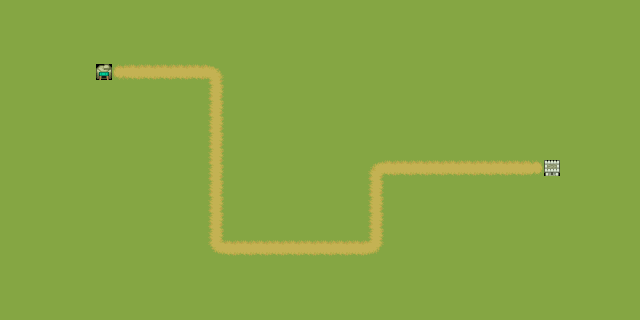

The image is a tile-based game level rendered from a .tmx file. Its description and complete source (layers, tilesets, objects, tile grids) follow:
An orthogonal 40x20 tile map with 16x16 px tiles, 1 tile layer (圖塊層 1).

<map version="1.10" tiledversion="1.11.2" orientation="orthogonal" renderorder="right-down" width="40" height="20" tilewidth="16" tileheight="16" infinite="0" nextlayerid="2" nextobjectid="1">
 <tileset firstgid="1" source="../Resources/Image/Puny World/Tiled/punyworld-overworld-tiles.tsx" />
 <layer id="1" name="圖塊層 1" width="40" height="20">
  <data encoding="csv">
1,1,1,1,1,1,1,1,1,1,1,1,1,1,1,1,1,1,1,1,1,1,1,1,1,1,1,1,1,1,1,1,1,1,1,1,1,1,1,1,
1,1,1,1,1,1,1,1,1,1,1,1,1,1,1,1,1,1,1,1,1,1,1,1,1,1,1,1,1,1,1,1,1,1,1,1,1,1,1,1,
1,1,1,1,1,1,1,1,1,1,1,1,1,1,1,1,1,1,1,1,1,1,1,1,1,1,1,1,1,1,1,1,1,1,1,1,1,1,1,1,
1,1,1,1,1,1,1,1,1,1,1,1,1,1,1,1,1,1,1,1,1,1,1,1,1,1,1,1,1,1,1,1,1,1,1,1,1,1,1,1,
1,1,1,1,1,1,898,86,87,87,87,87,87,7,1,1,1,1,1,1,1,1,1,1,1,1,1,1,1,1,1,1,1,1,1,1,1,1,1,1,
1,1,1,1,1,1,1,1,1,1,1,1,1,31,1,1,1,1,1,1,1,1,1,1,1,1,1,1,1,1,1,1,1,1,1,1,1,1,1,1,
1,1,1,1,1,1,1,1,1,1,1,1,1,31,1,1,1,1,1,1,1,1,1,1,1,1,1,1,1,1,1,1,1,1,1,1,1,1,1,1,
1,1,1,1,1,1,1,1,1,1,1,1,1,31,1,1,1,1,1,1,1,1,1,1,1,1,1,1,1,1,1,1,1,1,1,1,1,1,1,1,
1,1,1,1,1,1,1,1,1,1,1,1,1,31,1,1,1,1,1,1,1,1,1,1,1,1,1,1,1,1,1,1,1,1,1,1,1,1,1,1,
1,1,1,1,1,1,1,1,1,1,1,1,1,31,1,1,1,1,1,1,1,1,1,1,1,1,1,1,1,1,1,1,1,1,1,1,1,1,1,1,
1,1,1,1,1,1,1,1,1,1,1,1,1,31,1,1,1,1,1,1,1,1,1,5,87,87,87,87,87,87,87,87,87,88,717,1,1,1,1,1,
1,1,1,1,1,1,1,1,1,1,1,1,1,31,1,1,1,1,1,1,1,1,1,31,1,1,1,1,1,1,1,1,1,1,1,1,1,1,1,1,
1,1,1,1,1,1,1,1,1,1,1,1,1,31,1,1,1,1,1,1,1,1,1,31,1,1,1,1,1,1,1,1,1,1,1,1,1,1,1,1,
1,1,1,1,1,1,1,1,1,1,1,1,1,31,1,1,1,1,1,1,1,1,1,31,1,1,1,1,1,1,1,1,1,1,1,1,1,1,1,1,
1,1,1,1,1,1,1,1,1,1,1,1,1,31,1,1,1,1,1,1,1,1,1,31,1,1,1,1,1,1,1,1,1,1,1,1,1,1,1,1,
1,1,1,1,1,1,1,1,1,1,1,1,1,59,87,87,87,87,87,87,87,87,87,61,1,1,1,1,1,1,1,1,1,1,1,1,1,1,1,1,
1,1,1,1,1,1,1,1,1,1,1,1,1,1,1,1,1,1,1,1,1,1,1,1,1,1,1,1,1,1,1,1,1,1,1,1,1,1,1,1,
1,1,1,1,1,1,1,1,1,1,1,1,1,1,1,1,1,1,1,1,1,1,1,1,1,1,1,1,1,1,1,1,1,1,1,1,1,1,1,1,
1,1,1,1,1,1,1,1,1,1,1,1,1,1,1,1,1,1,1,1,1,1,1,1,1,1,1,1,1,1,1,1,1,1,1,1,1,1,1,1,
1,1,1,1,1,1,1,1,1,1,1,1,1,1,1,1,1,1,1,1,1,1,1,1,1,1,1,1,1,1,1,1,1,1,1,1,1,1,1,1
</data>
 </layer>
</map>
